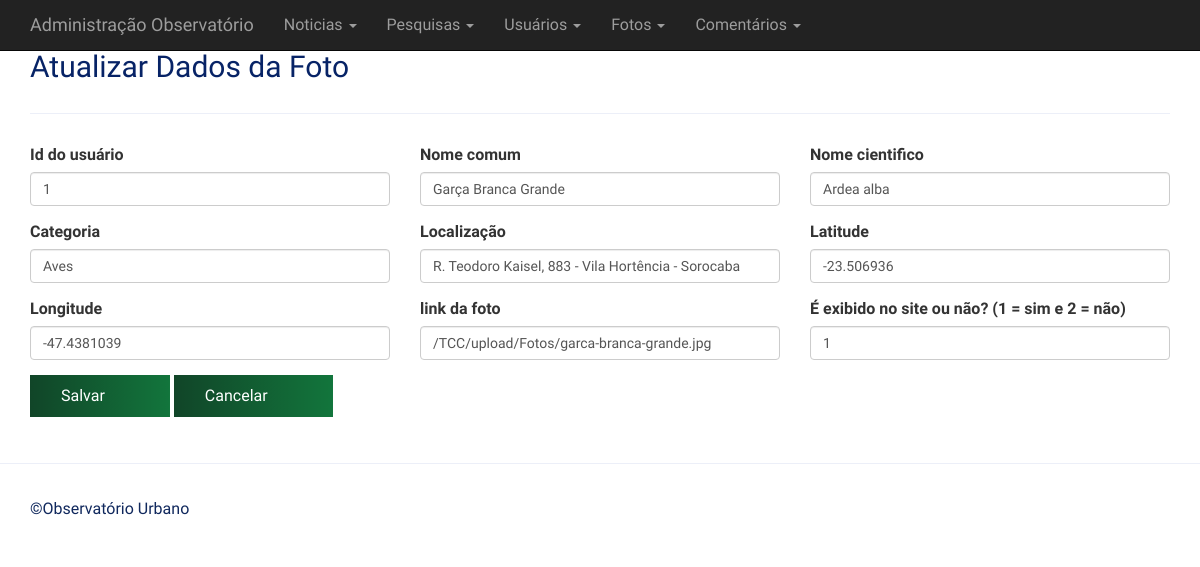
The page /adm/fotos/edit.php?id=1 on the database its author committed.
### tables this page shows
CREATE TABLE `fotos` (
  `id` int(11) NOT NULL COMMENT 'Chave da Tabela',
  `id_usuario` int(11) NOT NULL COMMENT 'Chave estrangeira da tabela usuario',
  `nome_envio` varchar(40) NOT NULL COMMENT 'Nome de quem mandou a foto',
  `nome_comum` varchar(40) NOT NULL COMMENT 'Nome comum da espécie',
  `nome_cientifico` varchar(50) NOT NULL COMMENT 'Nome cientifico da espécie',
  `categoria` varchar(30) NOT NULL COMMENT 'Categoria referente a espécie do animal',
  `localizacao` text NOT NULL COMMENT 'localizacao da foto',
  `lat` text NOT NULL COMMENT 'latitude',
  `lng` text NOT NULL COMMENT 'longitude',
  `foto` text NOT NULL COMMENT 'link da foto',
  `validado` tinyint(1) NOT NULL COMMENT 'Mostra se a linha é valida para ser exibida no site',
  `criacao` datetime NOT NULL DEFAULT current_timestamp() ON UPDATE current_timestamp() COMMENT 'data de criacao',
  `modificacao` datetime DEFAULT NULL COMMENT 'data de modificacao'
);

### adm/inc/database.php (called while the page is built, shortened)
<?php
function open_database() {
	try {
		$conn = new mysqli(DB_HOST, DB_USER, DB_PASSWORD, DB_NAME);
		return $conn;
	} catch (Exception $e) {
		echo $e->getMessage();
		return null;
	}
}
function find( $table = null, $id = null ) {
	$database = open_database();
	$found = null;
	try {
	  if ($id) {
	    $sql = "SELECT * FROM " . $table . " WHERE id = " . $id;
	    $result = $database->query($sql);
	    if ($result->num_rows > 0) {
	      $found = $result->fetch_assoc();
	    }
	  } else {
	    $sql = "SELECT * FROM " . $table;
	    $result = $database->query($sql);
	    if ($result->num_rows > 0) {
	      $found = $result->fetch_all(MYSQLI_ASSOC);
	    }
	  }
	} catch (Exception $e) {
	  $_SESSION['message'] = $e->GetMessage();
	  $_SESSION['type'] = 'danger';
  }
    return $found;
}

### adm/fotos/functions.php (called while the page is built, shortened)
<?php
function edit() {
	$now = date_create('now', new DateTimeZone('America/Sao_Paulo'));
	if (isset($_GET['id'])) {
	  $id = $_GET['id'];
	  if (isset($_POST['customer'])) {
		$customer = $_POST['customer'];
		$customer['modificacao'] = $now->format("Y-m-d H:i:s");
		update('fotos', $id, $customer);
		header('location: index.php');
	  } else {
		$customer = find('fotos', $id);
	  }
	} else {
	  header('location: index.php');
	}
  }

### adm/fotos/edit.php (the view, shortened to what this page needs)
<?php
  require_once('functions.php');
  edit();
?>
<h2>Atualizar Dados da Foto</h2>
<form action="edit.php?id=<?php echo $customer['id']; ?>" method="post">
  <hr />
  <div class="row">
  <div class="form-group col-md-4">
      <label for="name">Id do usuário</label>
      <input type="text" class="form-control" name="customer['id_usuario']" value="<?= $customer['id_usuario']?>">
    </div>
    <div class="form-group col-md-4">
      <label for="name">Nome comum</label>
      <input type="text" class="form-control" name="customer['nome_comum']" value="<?= $customer['nome_comum']?>">
    </div>
    <div class="form-group col-md-4">
      <label for="name">Nome cientifico</label>
      <input type="text" class="form-control" name="customer['nome_cientifico']" value="<?= $customer['nome_cientifico']?>">
    </div>
    <div class="form-group col-md-4">
      <label for="name">Categoria</label>
      <input type="text" class="form-control" name="customer['categoria']" value="<?= $customer['categoria']?>">
    </div>
    <div class="form-group col-md-4">
      <label for="name">Localização</label>
      <input type="text" class="form-control" name="customer['localizacao']" value="<?= $customer['localizacao']?>">
    </div>
    <div class="form-group col-md-4">
      <label for="name">Latitude</label>
      <input type="text" class="form-control" name="customer['lat']" value="<?= $customer['lat']?>">
    </div>
    <div class="form-group col-md-4">
      <label for="name">Longitude</label>
      <input type="text" class="form-control" name="customer['lng']" value="<?= $customer['lng']?>">
    </div>
    <div class="form-group col-md-4">
      <label for="name">link da foto</label>
      <input type="text" class="form-control" name="customer['foto']" value="<?= $customer['foto']?>">
    </div>
    <div class="form-group col-md-4">
      <label for="name">É exibido no site ou não? (1 = sim e 2 = não)</label>
      <input type="text" class="form-control" name="customer['validado']" value="<?= $customer['validado']?>">
    </div>
  </div>
  <div id="actions" class="row">
    <div class="col-md-12">
      <button type="submit" class="btn btn-primary">Salvar</button>
      <a href="index.php" class="btn btn-default">Cancelar</a>
    </div>
  </div>
</form>

### adm/inc/header.php (style rules this page uses)
body { padding-top: 50px; padding-bottom: 20px; }

### rows shown on the page
fotos: id_usuario "1", nome_comum "Garça Branca Grande", nome_cientifico "Ardea alba", categoria "Aves", localizacao "R. Teodoro Kaisel, 883 - Vila Hortência - Sorocaba", lat "-23.506936", lng "-47.4381039", foto "/TCC/upload/Fotos/garca-branca-grande.jpg", validado "1"
